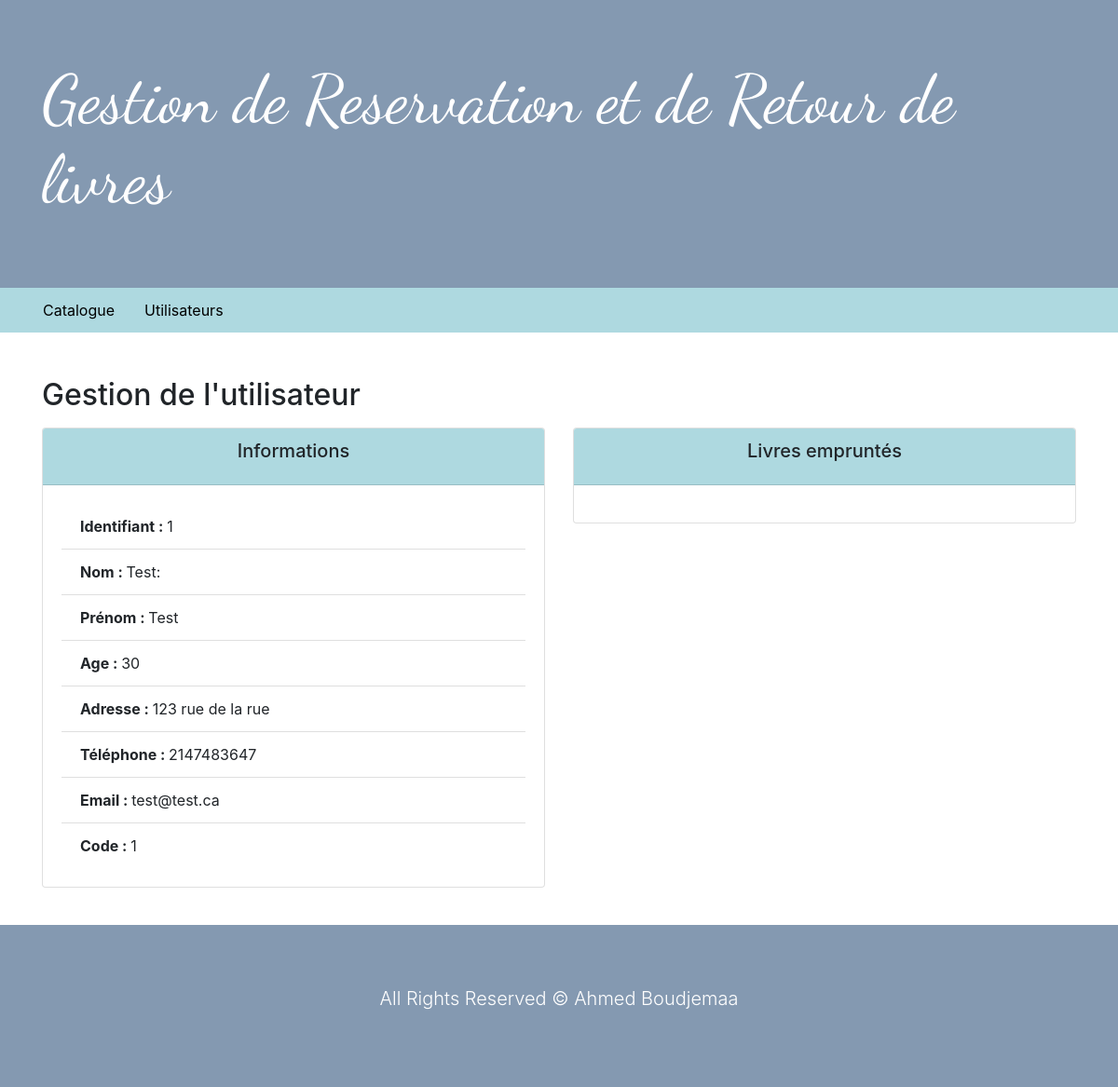
Screenshot of /controllers/user.php?user=1 with the database file from the repository.
### tables this page shows
CREATE TABLE IF NOT EXISTS `user` (
  `u_id` int(11) NOT NULL,
  `prenom` varchar(255) NOT NULL,
  `lastName` varchar(255) NOT NULL,
  `age` int(11) NOT NULL,
  `Adresse` varchar(255) NOT NULL,
  `phone` int(11) NOT NULL,
  `mail` varchar(255) NOT NULL,
  `personnalCode` varchar(255) NOT NULL
);

### controllers/user.php (called while the page is built, shortened)
<?php
$utilisateurManager = new UserManager();
$user = false;
if(isset($_GET["user"]) && !empty($_GET["user"])) {
  $user = $utilisateurManager->getUserById($_GET["user"]);
}
else {
  $message = "Hum bizare, il semble que vous n'avez pas sélectionné d'utilisateur";
}
include "../views/userView.php";
 ?>

### model/Database.php (called while the page is built, shortened)
<?php
class Database
{
static public function BD() {
  $db = new PDO("mysql:host=" . self::HOST .";dbname=" . self::NAME , self::LOGIN, self::PASSWORD);
  return $db;
}
}
 ?>

### model/UserManager.php (called while the page is built, shortened)
<?php
class UserManager {
  private PDO $_db;
  public function __construct() {
     $this->_db = Database::BD();
  }
  public function getUserById(int $id):?User {
    $query = $this->_db->prepare('SELECT
      b.title, b.author, b.releaseDate, b.category,
      u.u_id, u.prenom, u.lastName, u.age, u.Adresse, u.phone, u.mail, u.personnalCode
      FROM user AS u LEFT JOIN book AS b ON b.user = u.personnalCode
      WHERE u.u_id = ?');
    $query->execute([$id]);
    $data = $query->fetchAll(PDO::FETCH_ASSOC);
    $user = new User($data[0]);
    return $user;
  }
}
 ?>

### services/Hydrator.php (called while the page is built, shortened)
<?php
trait Hydrator {
  public function hydrate($data = false) {
    if($data && is_array($data)) {
      foreach ($data as $key => $value) {
        $method = "set" . ucfirst($key);
      }
    }
  }
}
 ?>

### entity/User.php (called while the page is built, shortened)
<?php
class User {
  protected ?int $u_id;
  protected string $lastName;
  protected int $age;
  protected string $Adresse;
  protected string $phone;
  protected string $mail;
  protected string $personnalCode;
  public function setU_id(int $id):User {
    $this->u_id = $id;
    return $this;
  }
  public function getU_id():int {
    return $this->u_id;
  }
  public function setprenom(string $prenom):User {
    $this->prenom = $prenom;
    return $this;
  }
  public function getprenom():string {
    return $this->prenom;
  }
  public function setLastName(string $lastName):User {
    $this->lastName = $lastName;
    return $this;
  }
  public function getLastName():string {
    return $this->lastName;
  }
  public function setAge(int $age):User {
    $this->age = $age;
    return $this;
  }
  public function getAge():int {
    return $this->age;
  }
  public function setAdresse(string $Adresse):User {
    $this->Adresse = $Adresse;
    return $this;
  }
  public function getAdresse():string {
    return $this->Adresse;
  }
  public function setPhone(string $phone):User {
    $this->phone = $phone;
    return $this;
  }
  public function getPhone():string {
    return $this->phone;
  }
  public function setMail(string $mail):User {
    $this->mail = $mail;
    return $this;
  }
  public function getMail():string {
    return $this->mail;
  }
  public function setPersonnalCode(string $personnalCode):User {
    $this->personnalCode = $personnalCode;
    return $this;
  }
  public function getPersonnalCode():string {
    return $this->personnalCode;
  }
}
?>

### views/userView.php (the view, shortened to what this page needs)
<?php
  include("template/header.php")
 ?>
<h2 class="mb-3">Gestion de l'utilisateur</h2>
<?php
if($user) {
  ?>
  <div class="row">
      <div class="col-6">
        <div class="card mb-3">
          <div class="card-header bgBlue text-center">
            <h5 class="card-title">Informations </h5>
          </div>
          <div class="card-body">
            <ul class="list-group list-group-flush">
              <li class='list-group-item'><span class="font-weight-bold">Identifiant : </span><?php echo $user->getU_id(); ?></li>
              <li class='list-group-item'><span class="font-weight-bold">Nom : </span><?php echo $user->getLastName(); ?>:</li>
              <li class='list-group-item'><span class="font-weight-bold">Prénom : </span><?php echo $user->getprenom(); ?></li>
              <li class='list-group-item'><span class="font-weight-bold">Age : </span><?php echo $user->getAge(); ?></li>
              <li class='list-group-item'><span class="font-weight-bold">Adresse : </span><?php echo $user->getAdresse(); ?></li>
              <li class='list-group-item'><span class="font-weight-bold">Téléphone : </span><?php echo $user->getPhone(); ?></li>
              <li class='list-group-item'><span class="font-weight-bold">Email : </span><?php echo $user->getMail(); ?></li>
              <li class='list-group-item'><span class="font-weight-bold">Code : </span><?php echo $user->getPersonnalCode(); ?></li>
            </ul>
          </div>
        </div>
      </div>
      <div class="col-6">
        <div class="card mb-3">
          <div class="card-header bgBlue text-center">
            <h5 class="card-title">Livres empruntés </h5>
          </div>
          <div class="card-body">
          </div>
        </div>
      </div>
  </div>
<?php
}
else{
  echo $message;
}
?>
<?php
  include("template/footer.php")
 ?>

### assets/css/main.css (style rules this page uses)
html { color: #222; font-size: 1em; line-height: 1.4; }
.bgBlue { background-color: #aed9e0; }

### rows the page displays
user: u_id "1", lastName "Test", prenom "Test", age "30", Adresse "123 rue de la rue", phone "2147483647", mail "test@test.ca", personnalCode "1"
